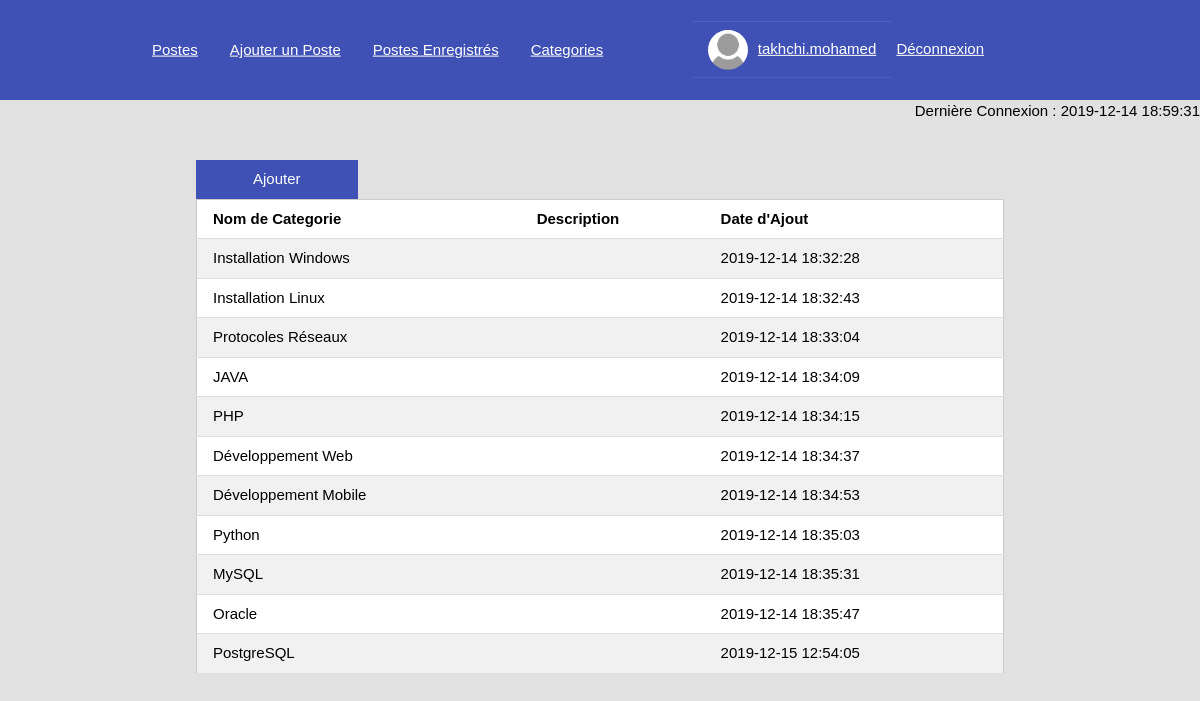
/Views/category.php (signed in), run on the app's committed database.
### tables this page shows
CREATE TABLE IF NOT EXISTS `category` (
  `id_category` int(11) NOT NULL AUTO_INCREMENT,
  `name` varchar(200) NOT NULL,
  `description` text,
  `created_at` timestamp NOT NULL DEFAULT CURRENT_TIMESTAMP,
  PRIMARY KEY (`id_category`)
);

### Class/Category.class.php (called while the page is built, shortened)
<?php
	require_once('DataBase.class.php');
class Category
{
	public function getAll()
	{
		$DB = new DataBase();
		$request = "SELECT * FROM  `category`";
		return $DB->LoadData($request);
	}
}
?>

### Class/DataBase.class.php (called while the page is built, shortened)
<?php
class DataBase
{
    private $Connection;
    private $DB_host = "localhost";
    private $DB_user_name = "root";
    private $DB_user_password = "";
    private $DB_driver = "mysql";
    private $DB_database = "forumdb";
    function __construct()
    {
        try {
            if (is_null($this->Connection) || empty($this->Connection)) {
                $this->Connection = new PDO($this->DB_driver.':host='.$this->DB_host.';dbname='.$this->DB_database, $this->DB_user_name, $this->DB_user_password, array(PDO::MYSQL_ATTR_INIT_COMMAND => 'SET NAMES UTF8'));
            }
        } catch (Exception $e) {
            $this->Error = 'ERREUR lors l\'ouverture du connexion => ' . $e->getFile() . ' L.' . $e->getLine() . ' : ' . $e->getMessage();
            die($this->Error);
        }
    }
    public function LoadData($request,$param=null)
    {
        $this->PreparedStatement=$this->Connection->prepare($request);
        $this->ResultSet=$this->PreparedStatement->execute($param);
        if ($this->PreparedStatement->rowCount()==0) {
            return null;
        }
        else {
            return $this->PreparedStatement->fetchAll();
        }
    }
}
?>

### Views/category.php (the view, shortened to what this page needs)
<?php
	require_once('menu.php');
	require_once('../Class/Category.class.php');
  	$listCategories = new Category();
  	$listCategories = $listCategories->getAll();
?>
<!DOCTYPE html>
<html>
	<head>
  		<link rel="stylesheet" href="../Css/W3style.css">
	</head>
	<body>
		<div class="w3-display-topright" style="margin-top: 100px;">
			<?php echo "Dernière Connexion : ".$_SESSION['user'][0]['lastconnection']; ?>
		</div>
		<div class="w3-container" style="width: 70%;max-width: 70%;margin-right: auto;margin-left: auto;margin-top: 5%;">
      <a href="addCategory.php"  class="w3-button w3-block w3-indigo" style="width: 20%;" >Ajouter</a>
			<table class="w3-table-all">
        <tr>
          <th>Nom de Categorie</th>
          <th>Description</th>
          <th>Date d'Ajout</th>
        </tr>
         <?php
                    for ($i = 0; $i < count($listCategories); ++$i) {
                      ?>
                      <tr>
                        <td>
                          <?php echo $listCategories[$i]['name']?>
                        </td>
                        <td>
                        </td>
                        <td>
                          <?php echo $listCategories[$i]['created_at']?>
                        </td>
                      </tr>
                      <?php
                    }
         ?>
      </table>
		</div>
	</body>
</html>

### Views/menu.php (shortened to what this page needs)
<!DOCTYPE html>
<html>
	<head>
  		<link rel="stylesheet" href="../Css/W3style.css">
	</head>
	<body style="background-color: #e1e1e1">
 		<header class="w3-container w3-indigo w3-display-container" style="height:100px;white-space: nowrap;overflow: inherit;">
			<div class="w3-container w3-display-left w3-bar" style="margin-left: 10%;max-width: 50%;">
  				<a href="dashboard.php" class="w3-bar-item w3-hover-white">Postes</a>
  				<a href="addPost.php" class="w3-bar-item w3-hover-white">Ajouter un Poste</a>
  				<a href="savedPost.php" class="w3-bar-item w3-hover-white">Postes Enregistrés</a>
          <?php
            if ($_SESSION['user'][0]['id_user']==1) {
              ?>
                <a href="category.php" class="w3-bar-item w3-hover-white">Categories</a>
              <?php
            }
          ?>
			</div>
			<div class="w3-container w3-display-right " style="max-width: 30%;margin-right: 15%;">
        <div class="w3-dropdown-hover">
  				<a href="" class="w3-hover-white w3-button w3-indigo"><img class="w3-circle" width="40px" height="40px" style="margin-right: 10px;" src="../Avatars/<?php echo $_SESSION['user'][0]['avatar']; ?>"><span style="text-decoration: underline;"><?php echo $_SESSION['user'][0]['username']; ?></span></a>
        </div>
  				<a href="signout.php" class="w3-bar-item" style="margin-top: 7px;margin-right: 20px;">Déconnexion</a>
			</div>
		</header>
	</body>
</html>

### Css/W3style.css (style rules this page uses)
html { box-sizing:border-box }
*,*:before,*:after { box-sizing:inherit }
html { -ms-text-size-adjust:100%;-webkit-text-size-adjust:100% }
body { margin:0 }
article,aside,details,figcaption,figure,footer,header,main,menu,nav,section { display:block }
a { background-color:transparent }
img { border-style:none }
html,body { font-family:Verdana,sans-serif;font-size:15px;line-height:1.5 }
html { overflow-x:hidden }
img { vertical-align:middle }
a { color:inherit }
.w3-table,.w3-table-all { border-collapse:collapse;border-spacing:0;width:100%;display:table }
.w3-table-all { border:1px solid #ccc }
.w3-bordered tr,.w3-table-all tr { border-bottom:1px solid #ddd }
.w3-table-all tr:nth-child(odd) { background-color:#fff }
.w3-table-all tr:nth-child(even) { background-color:#f1f1f1 }
.w3-table td,.w3-table th,.w3-table-all td,.w3-table-all th { padding:8px 8px;display:table-cell;text-align:left;vertical-align:top }
.w3-table th:first-child,.w3-table td:first-child,.w3-table-all th:first-child,.w3-table-all td:first-child { padding-left:16px }
.w3-btn,.w3-button { border:none;display:inline-block;padding:8px 16px;vertical-align:middle;overflow:hidden;text-decoration:none;color:inherit;background-color:inherit;text-align:center;cursor:pointer;white-space:nowrap }
.w3-btn,.w3-button { -webkit-touch-callout:none;-webkit-user-select:none;-khtml-user-select:none;-moz-user-select:none;-ms-user-select:none;user-select:none }
.w3-tooltip,.w3-display-container { position:relative }
.w3-dropdown-click,.w3-dropdown-hover { position:relative;display:inline-block;cursor:pointer }
.w3-dropdown-hover:first-child,.w3-dropdown-click:hover { background-color:#ccc;color:#000 }
.w3-bar { width:100%;overflow:hidden }
.w3-bar .w3-bar-item { padding:8px 16px;float:left;width:auto;border:none;display:block;outline:0 }
.w3-block { display:block;width:100% }
.w3-container:after,.w3-container:before,.w3-panel:after,.w3-panel:before,.w3-row:after,.w3-row:before,.w3-row-padding:after,.w3-row-padding:before, .w3-cell-row:before,.w3-cell-row:after,.w3-clear:after,.w3-clear:before,.w3-bar:before,.w3-bar:after { content:"";display:table;clear:both }
.w3-display-topright { position:absolute;right:0;top:0 }
.w3-display-left { position:absolute;top:50%;left:0%;transform:translate(0%,-50%);-ms-transform:translate(-0%,-50%) }
.w3-display-right { position:absolute;top:50%;right:0%;transform:translate(0%,-50%);-ms-transform:translate(0%,-50%) }
.w3-circle { border-radius:50% }
.w3-container,.w3-panel { padding:0.01em 16px }
.w3-indigo,.w3-hover-indigo:hover { color:#fff!important;background-color:#3f51b5!important }

### data on the page
category: name "Installation Windows", created_at "2019-12-14 18:32:28"
category: name "Installation Linux", created_at "2019-12-14 18:32:43"
category: name "Protocoles Réseaux", created_at "2019-12-14 18:33:04"
category: name "JAVA", created_at "2019-12-14 18:34:09"
category: name "PHP", created_at "2019-12-14 18:34:15"
category: name "Développement Web", created_at "2019-12-14 18:34:37"
category: name "Développement Mobile", created_at "2019-12-14 18:34:53"
category: name "Python", created_at "2019-12-14 18:35:03"
category: name "MySQL", created_at "2019-12-14 18:35:31"
category: name "Oracle", created_at "2019-12-14 18:35:47"
category: name "PostgreSQL", created_at "2019-12-15 12:54:05"

### other printed values
$_SESSION['user'][0]['username'] "takhchi.mohamed"
$_SESSION['user'][0]['lastconnection'] "2019-12-14 18:59:31"
